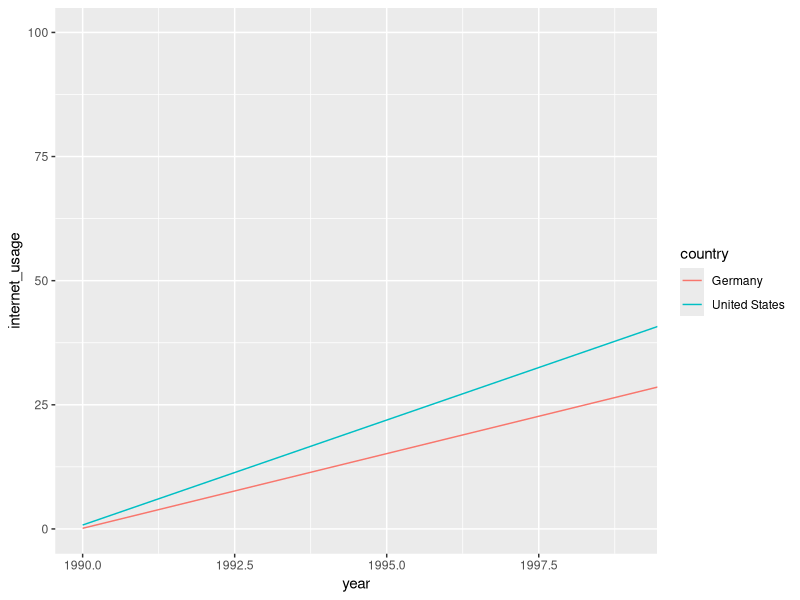

This chart was generated by the following R code:
library(tidyverse)

world_bank_countries <- read_csv("data/world_bank_countries.csv")


world_bank_countries %>% 
  filter(country %in% c("United States", "Germany"),
         year %in% c(1990, 2000, 2010, 2020)) %>% 
  ggplot(aes(x = year, 
             y = internet_usage, 
             color = country)) +
  geom_line() +
  # scale_x_continuous(limits = c(1990, 1999)) +
  scale_y_continuous(limits = c(0, 100)) +
  coord_cartesian(xlim = c(1990, 1999))
